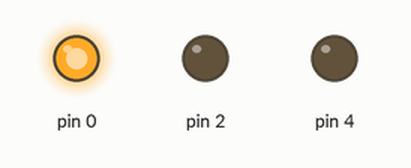
This sketch was run on a simulated Arduino Uno, built with avr-gcc and run on an emulated ATmega328P. Shown: output pins drawn as LEDs (lit = HIGH).

Above: at 0.2 s.
At 1.2 s:
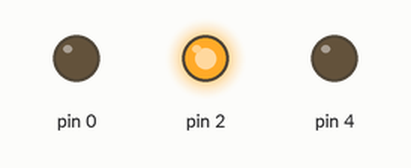
At 2.2 s:
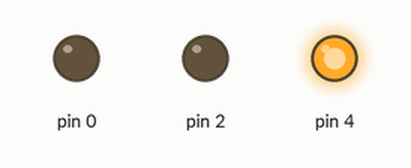
At 5.7 s:
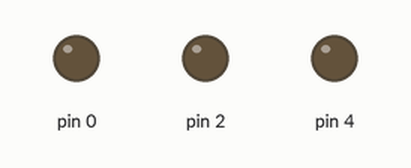
Timing chart, 0 to 6.9 s (numbered marks = the images above):
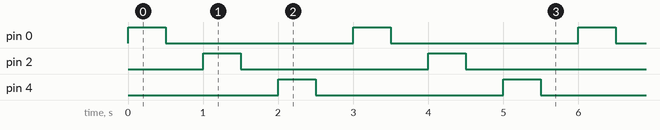

Measured:
- by itself, pin 0, pin 2, pin 4: alternates HIGH for 0.50 s and LOW for 2.5 s
- by itself, everything shown: repeats every 3.0 s, in 6 steps

The sketch:

led.c.ino
```cpp
int i=0;
void setup()
{
  for(i=0;i<=4;i++,i++)
  pinMode(i, OUTPUT);
}

void loop()
{
  for(i=0;i<=4;i++,i++)
  {
  digitalWrite(i, HIGH);
  delay(500); // Wait for 1000 millisecond(s)
  digitalWrite(i, LOW);
  delay(500); // Wait for 1000 millisecond(s)
  }
}
```
